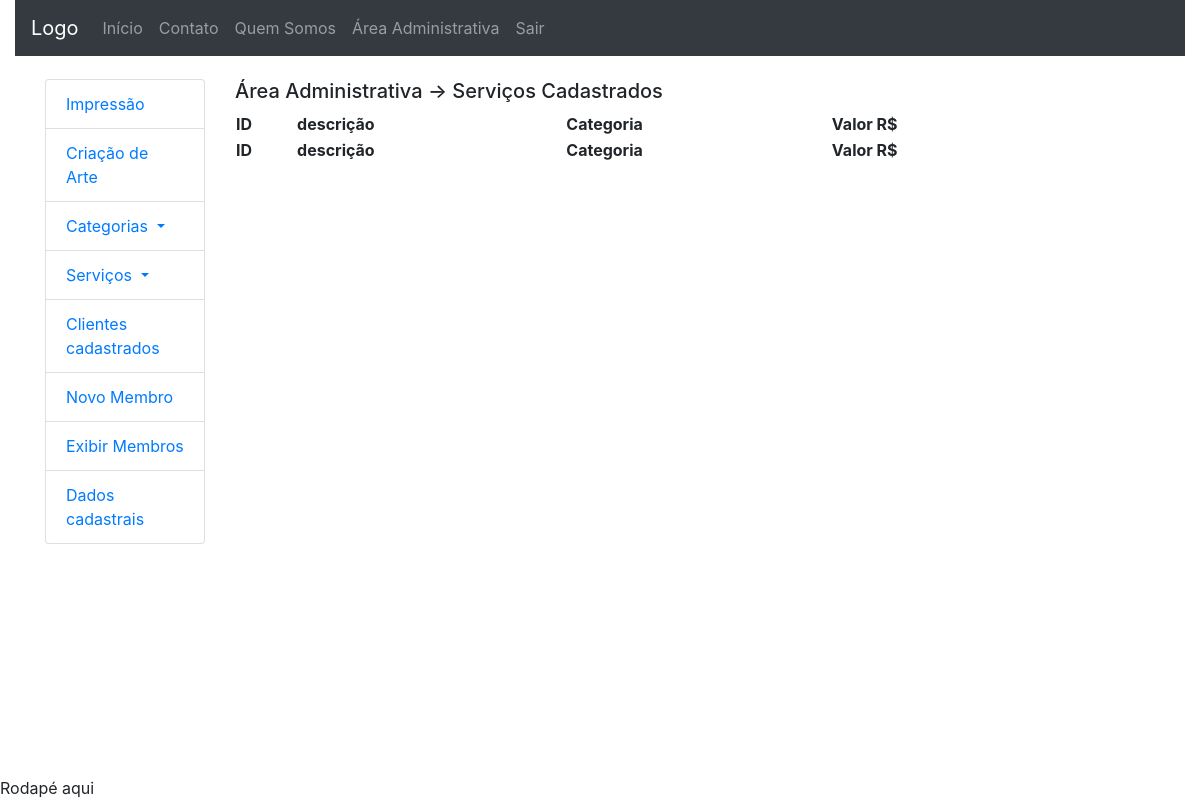
The app's page /area_administrativa/all_services (signed in), older data.
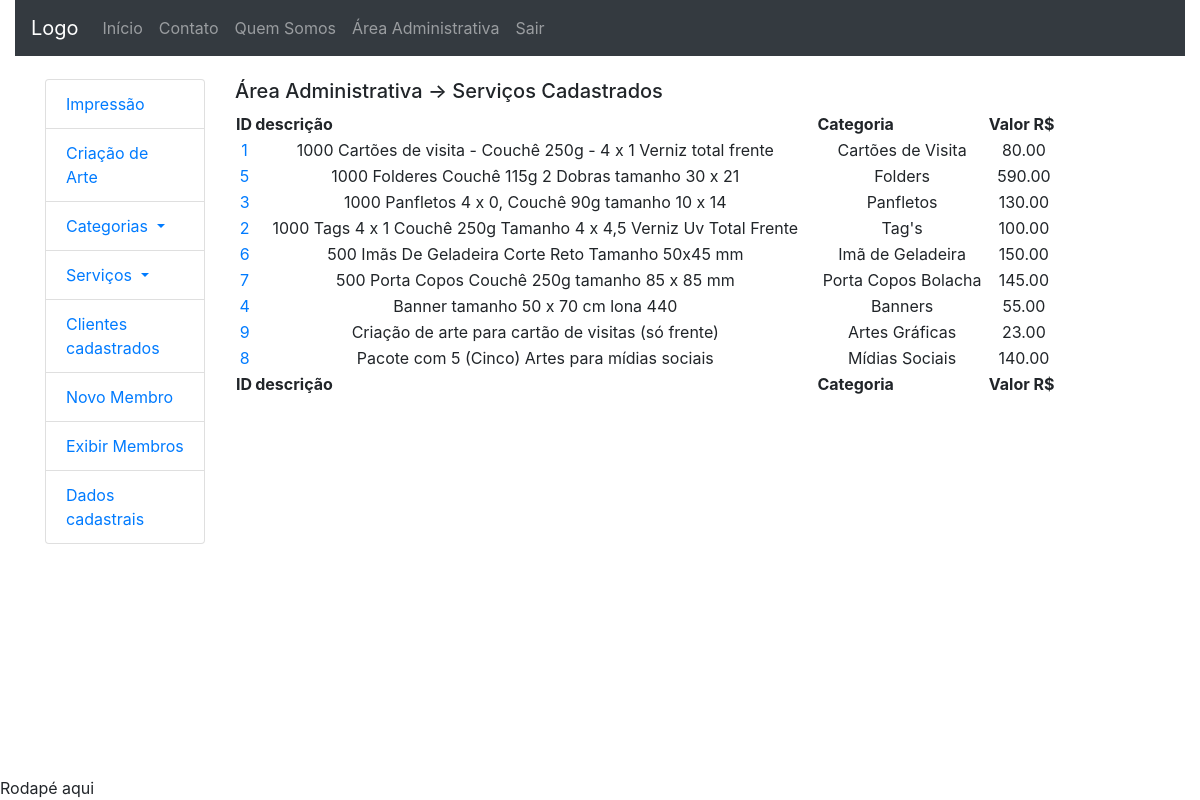
The same page, newer data.
### core/models.py (models this page shows, shortened)
class Service(models.Model):
	TYPE_CHOICES = (
			('IP', 'impressão'),
			('AT', 'criação de arte'),
		)
	description = models.TextField('Descrição', max_length=300)
	image = models.ImageField(upload_to='impress-art',
		verbose_name='Imagem', null=True, blank=True)
	value = models.DecimalField(verbose_name='Valor', null=True,
		blank=True, max_digits=8, decimal_places=2)
	category = models.ForeignKey(Category, on_delete=models.CASCADE,
		null=True, blank=True)
	class Meta:
		verbose_name = 'Serviço'
		verbose_name_plural = 'Serviços'
		ordering = ['description']

class Category(models.Model):
	name = models.CharField('Nome', max_length=100)
	slug = models.CharField('slug', max_length=100, null=True, blank=True)
	created = models.DateTimeField('Criado em', auto_now_add=True)
	modified = models.DateTimeField('Modificado em', auto_now=True)
	class Meta:
		verbose_name = 'Categoria'
		verbose_name_plural = 'Categorias'
		ordering = ['name']
	def __str__(self):
		return self.name

### dashboard_admin/views.py (the view)
# urls.py: path('all_services', views.all_services, name='all_services'),
@login_required
def all_services(request):
	services = Service.objects.all()
	return render(request, 'dashboard_admin/all_services.html',
		{'services': services})

### dashboard_admin/templates/dashboard_admin/all_services.html (shortened to what this page needs)
{% extends 'dashboard_admin/index.html' %}
{% block central_column %}
<div class="col-sm-9">
	{% block dashboard_title %}
	<h5>Área Administrativa -> Serviços Cadastrados</h5>
	{% endblock %}
<div class="panel-body">
  <table id="table" class="display" cellspacing="0"
        width="100%">
    <thead>
      <tr>
        <th>ID</th>
        <th>descrição</th>
        <th>Categoria</th>
        <th>Valor R$</th>
      </tr>
    </thead>
    <tfoot>
      <tr>
        <th>ID</th>
        <th>descrição</th>
        <th>Categoria</th>
        <th>Valor R$</th>
      </tr>
    </tfoot>
    <tbody>
		{% for service in services %}
		<tr>
			<td style="text-align: center;">
				<a href="{% url 'dashboard_admin:detail_service' service.id %}"
				title="Detalhes">
			  	{{ service.id }}
				</a>
			</td>
			<td style="text-align: center;">
				{{ service.description }}
			</td>
			<td style="text-align: center;">
				{{ service.category }}
			</td>
			<td style="text-align: center;">
				{{ service.value }}
			</td>
		</tr>
		{% endfor %}
    </tbody>
  </table>
</div>
</div>
{% endblock %}

Row changes from the older to the newer data that the page shows:
added Service: id "1", description "1000 Cartões de visita - Couchê 250g - 4 x 1 Verniz total frente", category "Cartões de Visita", value "80.00"
added Service: id "5", description "1000 Folderes Couchê 115g 2 Dobras tamanho 30 x 21", category "Folders", value "590.00"
added Service: id "3", description "1000 Panfletos 4 x 0, Couchê 90g tamanho 10 x 14", category "Panfletos", value "130.00"
added Service: id "2", description "1000 Tags 4 x 1 Couchê 250g Tamanho 4 x 4,5 Verniz Uv Total Frente", category "Tag's", value "100.00"
added Service: id "6", description "500 Imãs De Geladeira Corte Reto Tamanho 50x45 mm", category "Imã de Geladeira", value "150.00"
added Service: id "7", description "500 Porta Copos Couchê 250g tamanho 85 x 85 mm", category "Porta Copos Bolacha", value "145.00"
added Service: id "4", description "Banner tamanho 50 x 70 cm lona 440", category "Banners", value "55.00"
added Service: id "9", description "Criação de arte para cartão de visitas (só frente)", category "Artes Gráficas", value "23.00"
added Service: id "8", description "Pacote com 5 (Cinco) Artes para mídias sociais", category "Mídias Sociais", value "140.00"
